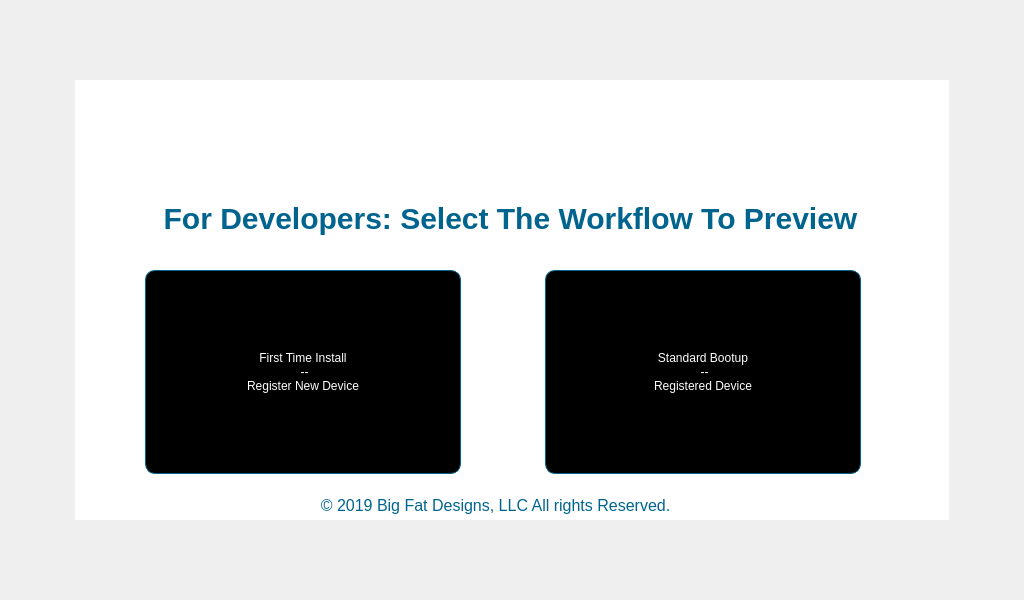
<?xml version="1.0" encoding="UTF-8"?>
<ui version="4.0">
 <class>Main</class>
 <widget class="QMainWindow" name="Main">
  <property name="geometry">
   <rect>
    <x>0</x>
    <y>0</y>
    <width>1024</width>
    <height>600</height>
   </rect>
  </property>
  <property name="windowTitle">
   <string>MainWindow</string>
  </property>
  <property name="styleSheet">
   <string notr="true">background-color: #FFFFFF;
QFrame
{
	background:#333;
}</string>
  </property>
  <widget class="QWidget" name="centralwidget">
   <layout class="QVBoxLayout" name="verticalLayout">
    <property name="spacing">
     <number>0</number>
    </property>
    <property name="leftMargin">
     <number>0</number>
    </property>
    <property name="topMargin">
     <number>0</number>
    </property>
    <property name="rightMargin">
     <number>0</number>
    </property>
    <property name="bottomMargin">
     <number>0</number>
    </property>
    <item>
     <spacer name="verticalSpacer">
      <property name="orientation">
       <enum>Qt::Vertical</enum>
      </property>
      <property name="sizeHint" stdset="0">
       <size>
        <width>1003</width>
        <height>61</height>
       </size>
      </property>
     </spacer>
    </item>
    <item>
     <layout class="QHBoxLayout" name="horizontalLayout">
      <item>
       <spacer name="horizontalSpacer">
        <property name="orientation">
         <enum>Qt::Horizontal</enum>
        </property>
        <property name="sizeHint" stdset="0">
         <size>
          <width>75</width>
          <height>440</height>
         </size>
        </property>
       </spacer>
      </item>
      <item>
       <widget class="QFrame" name="frame">
        <property name="minimumSize">
         <size>
          <width>874</width>
          <height>440</height>
         </size>
        </property>
        <property name="maximumSize">
         <size>
          <width>874</width>
          <height>440</height>
         </size>
        </property>
        <property name="mouseTracking">
         <bool>true</bool>
        </property>
        <property name="styleSheet">
         <string notr="true">QFrame{
background:#FFFFFF
}
</string>
        </property>
        <property name="frameShape">
         <enum>QFrame::NoFrame</enum>
        </property>
        <property name="frameShadow">
         <enum>QFrame::Plain</enum>
        </property>
        <widget class="QPushButton" name="PushButton">
         <property name="geometry">
          <rect>
           <x>70</x>
           <y>190</y>
           <width>316</width>
           <height>204</height>
          </rect>
         </property>
         <property name="cursor">
          <cursorShape>PointingHandCursor</cursorShape>
         </property>
         <property name="whatsThis">
          <string>&lt;html&gt;&lt;head/&gt;&lt;body&gt;&lt;p&gt;fSf&lt;/p&gt;&lt;/body&gt;&lt;/html&gt;</string>
         </property>
         <property name="styleSheet">
          <string notr="true">QPushButton{
	font: 30px &quot;Segoe UI&quot;;
background:#000000;
color:white;
border-color: #00000066;
border:1px solid #00648E;
border-radius:10px;
}</string>
         </property>
         <property name="text">
          <string>First Time Install
	--
Register New Device</string>
         </property>
        </widget>
        <widget class="QLabel" name="label_3">
         <property name="geometry">
          <rect>
           <x>20</x>
           <y>118</y>
           <width>831</width>
           <height>41</height>
          </rect>
         </property>
         <property name="styleSheet">
          <string notr="true">QLabel{
font: 75 11pt &quot;Segoe UI&quot;;
color: #00648E;
size:30px;

}</string>
         </property>
         <property name="text">
          <string>&lt;html&gt;&lt;head/&gt;&lt;body&gt;&lt;p&gt;&lt;span style=&quot; font-size:30px; font-weight:600; color:#00648e;&quot;&gt;For Developers: Select The Workflow To Preview&lt;/span&gt;&lt;/p&gt;&lt;/body&gt;&lt;/html&gt;</string>
         </property>
         <property name="alignment">
          <set>Qt::AlignCenter</set>
         </property>
        </widget>
        <widget class="QLabel" name="label_6">
         <property name="geometry">
          <rect>
           <x>327</x>
           <y>0</y>
           <width>210</width>
           <height>108</height>
          </rect>
         </property>
         <property name="styleSheet">
          <string notr="true">image: url(:/newPrefix/logo_Big-Fat-Display.svg);</string>
         </property>
         <property name="text">
          <string/>
         </property>
         <property name="pixmap">
          <pixmap>Icons/logo_Big-Fat-Display.svg</pixmap>
         </property>
         <property name="scaledContents">
          <bool>true</bool>
         </property>
        </widget>
        <widget class="QPushButton" name="PushButton_2">
         <property name="geometry">
          <rect>
           <x>470</x>
           <y>190</y>
           <width>316</width>
           <height>204</height>
          </rect>
         </property>
         <property name="cursor">
          <cursorShape>PointingHandCursor</cursorShape>
         </property>
         <property name="whatsThis">
          <string>&lt;html&gt;&lt;head/&gt;&lt;body&gt;&lt;p&gt;fSf&lt;/p&gt;&lt;/body&gt;&lt;/html&gt;</string>
         </property>
         <property name="styleSheet">
          <string notr="true">QPushButton{
background:#000000;
	font: 30px &quot;Segoe UI&quot;;
color:white;
border-color: #00000066;
border:1px solid #00648E;
border-radius:10px;
}</string>
         </property>
         <property name="text">
          <string>Standard Bootup
	--
Registered Device</string>
         </property>
        </widget>
        <widget class="QLabel" name="label">
         <property name="geometry">
          <rect>
           <x>476</x>
           <y>498</y>
           <width>96</width>
           <height>52</height>
          </rect>
         </property>
         <property name="styleSheet">
          <string notr="true">image: url(:/newPrefix/logo_Big-Fat-Designs.svg);</string>
         </property>
         <property name="frameShape">
          <enum>QFrame::NoFrame</enum>
         </property>
         <property name="text">
          <string/>
         </property>
        </widget>
        <widget class="QLabel" name="label_2">
         <property name="geometry">
          <rect>
           <x>200</x>
           <y>410</y>
           <width>441</width>
           <height>31</height>
          </rect>
         </property>
         <property name="whatsThis">
          <string>© 2019 Big Fat Designs, LLC All rights Reserved.</string>
         </property>
         <property name="styleSheet">
          <string notr="true">color: rgb(0, 100, 142);
font: 16px &quot;Segoe UI&quot;;</string>
         </property>
         <property name="text">
          <string>&lt;html&gt;&lt;head/&gt;&lt;body&gt;&lt;p align=&quot;center&quot;&gt;&lt;span style=&quot; font-size:16px; color:#00648e;&quot;&gt;© 2019 Big Fat Designs, LLC All rights Reserved.&lt;/span&gt;&lt;/p&gt;&lt;/body&gt;&lt;/html&gt;</string>
         </property>
        </widget>
       </widget>
      </item>
      <item>
       <spacer name="horizontalSpacer_2">
        <property name="orientation">
         <enum>Qt::Horizontal</enum>
        </property>
        <property name="sizeHint" stdset="0">
         <size>
          <width>75</width>
          <height>440</height>
         </size>
        </property>
       </spacer>
      </item>
     </layout>
    </item>
    <item>
     <spacer name="verticalSpacer_2">
      <property name="orientation">
       <enum>Qt::Vertical</enum>
      </property>
      <property name="sizeHint" stdset="0">
       <size>
        <width>1003</width>
        <height>61</height>
       </size>
      </property>
     </spacer>
    </item>
   </layout>
  </widget>
 </widget>
 <resources>
  <include location="../../../../Desktop/BigFat Display/Icons/source.qrc"/>
 </resources>
 <connections/>
</ui>
